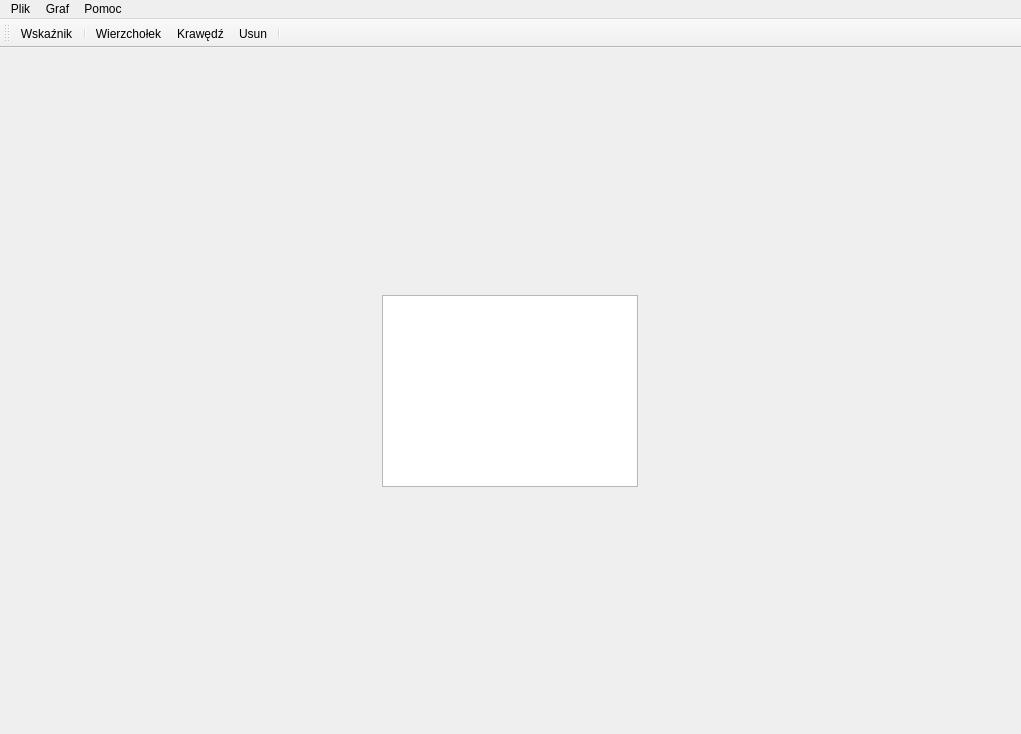
<?xml version="1.0" encoding="UTF-8"?>
<ui version="4.0">
 <class>MainWindowClass</class>
 <widget class="QMainWindow" name="MainWindowClass">
  <property name="geometry">
   <rect>
    <x>0</x>
    <y>0</y>
    <width>1021</width>
    <height>734</height>
   </rect>
  </property>
  <property name="windowTitle">
   <string>Praca inżynierska</string>
  </property>
  <widget class="QWidget" name="centralWidget">
   <layout class="QGridLayout" name="gridLayout_2">
    <item row="0" column="0">
     <layout class="QGridLayout" name="mainLayout">
      <property name="sizeConstraint">
       <enum>QLayout::SetNoConstraint</enum>
      </property>
      <property name="leftMargin">
       <number>5</number>
      </property>
      <property name="topMargin">
       <number>5</number>
      </property>
      <property name="rightMargin">
       <number>5</number>
      </property>
      <property name="bottomMargin">
       <number>5</number>
      </property>
      <item row="0" column="0">
       <widget class="QTextBrowser" name="graphTextStatus">
        <property name="sizePolicy">
         <sizepolicy hsizetype="Fixed" vsizetype="Fixed">
          <horstretch>0</horstretch>
          <verstretch>0</verstretch>
         </sizepolicy>
        </property>
       </widget>
      </item>
     </layout>
    </item>
   </layout>
  </widget>
  <widget class="QMenuBar" name="menuBar">
   <property name="geometry">
    <rect>
     <x>0</x>
     <y>0</y>
     <width>1021</width>
     <height>21</height>
    </rect>
   </property>
   <widget class="QMenu" name="menuPlik">
    <property name="title">
     <string>Plik</string>
    </property>
    <addaction name="actionNew"/>
    <addaction name="separator"/>
    <addaction name="actionClose"/>
   </widget>
   <widget class="QMenu" name="menuPomoc">
    <property name="title">
     <string>Pomoc</string>
    </property>
    <addaction name="actionAbout"/>
   </widget>
   <widget class="QMenu" name="menuUstawienia">
    <property name="title">
     <string>Graf</string>
    </property>
    <widget class="QMenu" name="menuEdgeType">
     <property name="title">
      <string>Krawędź</string>
     </property>
     <addaction name="actionStraightLine"/>
     <addaction name="actionBezierLine"/>
    </widget>
    <addaction name="actionShape"/>
    <addaction name="separator"/>
    <addaction name="menuEdgeType"/>
   </widget>
   <addaction name="menuPlik"/>
   <addaction name="menuUstawienia"/>
   <addaction name="menuPomoc"/>
  </widget>
  <widget class="QToolBar" name="toolBar">
   <property name="windowTitle">
    <string>toolBar</string>
   </property>
   <property name="iconSize">
    <size>
     <width>36</width>
     <height>36</height>
    </size>
   </property>
   <property name="toolButtonStyle">
    <enum>Qt::ToolButtonTextUnderIcon</enum>
   </property>
   <attribute name="toolBarArea">
    <enum>TopToolBarArea</enum>
   </attribute>
   <attribute name="toolBarBreak">
    <bool>false</bool>
   </attribute>
   <addaction name="actionPointer"/>
   <addaction name="separator"/>
   <addaction name="actionAddVertex"/>
   <addaction name="actionAddEdge"/>
   <addaction name="actionRemove"/>
   <addaction name="separator"/>
  </widget>
  <action name="actionClose">
   <property name="text">
    <string>Zakończ</string>
   </property>
  </action>
  <action name="actionAbout">
   <property name="text">
    <string>O programie...</string>
   </property>
  </action>
  <action name="actionAddVertex">
   <property name="checkable">
    <bool>true</bool>
   </property>
   <property name="icon">
    <iconset resource="mainwindow.qrc">
     <normaloff>:/MainWindow/AddVerticeIcon.svg</normaloff>:/MainWindow/AddVerticeIcon.svg</iconset>
   </property>
   <property name="text">
    <string>Wierzchołek</string>
   </property>
   <property name="toolTip">
    <string>Dodaje nowy wierzchołek do grafu</string>
   </property>
  </action>
  <action name="actionShape">
   <property name="text">
    <string>Kształt...</string>
   </property>
   <property name="shortcut">
    <string>Ctrl+Shift+K</string>
   </property>
  </action>
  <action name="actionAddEdge">
   <property name="checkable">
    <bool>true</bool>
   </property>
   <property name="icon">
    <iconset resource="mainwindow.qrc">
     <normaloff>:/MainWindow/AddEdgeIcon.svg</normaloff>:/MainWindow/AddEdgeIcon.svg</iconset>
   </property>
   <property name="text">
    <string>Krawędź</string>
   </property>
   <property name="toolTip">
    <string>Dodaje krawędź pomiędzy wierzchołkami</string>
   </property>
  </action>
  <action name="actionSelect">
   <property name="checkable">
    <bool>true</bool>
   </property>
   <property name="icon">
    <iconset resource="mainwindow.qrc">
     <normaloff>:/MainWindow/SelectionIcon.svg</normaloff>:/MainWindow/SelectionIcon.svg</iconset>
   </property>
   <property name="text">
    <string>Zaznaczanie</string>
   </property>
   <property name="toolTip">
    <string>Umożliwia zaznaczenie wybranego obszaru</string>
   </property>
  </action>
  <action name="actionGrab">
   <property name="checkable">
    <bool>true</bool>
   </property>
   <property name="icon">
    <iconset resource="mainwindow.qrc">
     <normaloff>:/MainWindow/GrabIcon.png</normaloff>:/MainWindow/GrabIcon.png</iconset>
   </property>
   <property name="text">
    <string>Chwytanie</string>
   </property>
   <property name="toolTip">
    <string>Umożliwia zaznaczenie i przesuwanie obiektów</string>
   </property>
  </action>
  <action name="actionPointer">
   <property name="checkable">
    <bool>true</bool>
   </property>
   <property name="icon">
    <iconset resource="mainwindow.qrc">
     <normaloff>:/MainWindow/PointerIcon.png</normaloff>:/MainWindow/PointerIcon.png</iconset>
   </property>
   <property name="text">
    <string>Wskaźnik</string>
   </property>
   <property name="toolTip">
    <string>Wybór wskaźnika</string>
   </property>
  </action>
  <action name="actionRemove">
   <property name="checkable">
    <bool>true</bool>
   </property>
   <property name="icon">
    <iconset resource="mainwindow.qrc">
     <normaloff>:/MainWindow/RemoveIcon.svg</normaloff>:/MainWindow/RemoveIcon.svg</iconset>
   </property>
   <property name="text">
    <string>Usun</string>
   </property>
   <property name="toolTip">
    <string>Usuwa wybrany element z pola</string>
   </property>
  </action>
  <action name="actionDirectedGraph">
   <property name="checkable">
    <bool>true</bool>
   </property>
   <property name="checked">
    <bool>true</bool>
   </property>
   <property name="text">
    <string>Graf skierowany</string>
   </property>
   <property name="menuRole">
    <enum>QAction::TextHeuristicRole</enum>
   </property>
  </action>
  <action name="actionUndirectedGraph">
   <property name="checkable">
    <bool>true</bool>
   </property>
   <property name="text">
    <string>Graf nieskierowany</string>
   </property>
  </action>
  <action name="actionWeightedGraph">
   <property name="checkable">
    <bool>true</bool>
   </property>
   <property name="checked">
    <bool>true</bool>
   </property>
   <property name="text">
    <string>Graf ważony</string>
   </property>
  </action>
  <action name="actionUnweightedGraph">
   <property name="checkable">
    <bool>true</bool>
   </property>
   <property name="checked">
    <bool>false</bool>
   </property>
   <property name="text">
    <string>Graf nieważony</string>
   </property>
  </action>
  <action name="actionNew">
   <property name="text">
    <string>Nowy...</string>
   </property>
   <property name="toolTip">
    <string>Utworzenie nowego grafu</string>
   </property>
   <property name="shortcut">
    <string>Ctrl+N</string>
   </property>
  </action>
  <action name="actionStraightLine">
   <property name="checkable">
    <bool>true</bool>
   </property>
   <property name="checked">
    <bool>true</bool>
   </property>
   <property name="text">
    <string>Linia prosta</string>
   </property>
  </action>
  <action name="actionBezierLine">
   <property name="checkable">
    <bool>true</bool>
   </property>
   <property name="text">
    <string>Linia krzywa</string>
   </property>
  </action>
 </widget>
 <layoutdefault spacing="6" margin="11"/>
 <resources>
  <include location="mainwindow.qrc"/>
 </resources>
 <connections/>
</ui>
